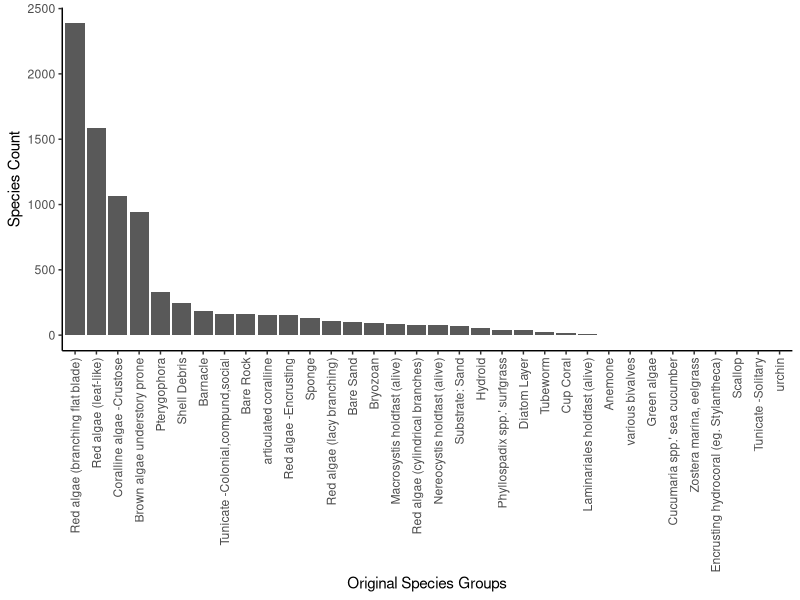
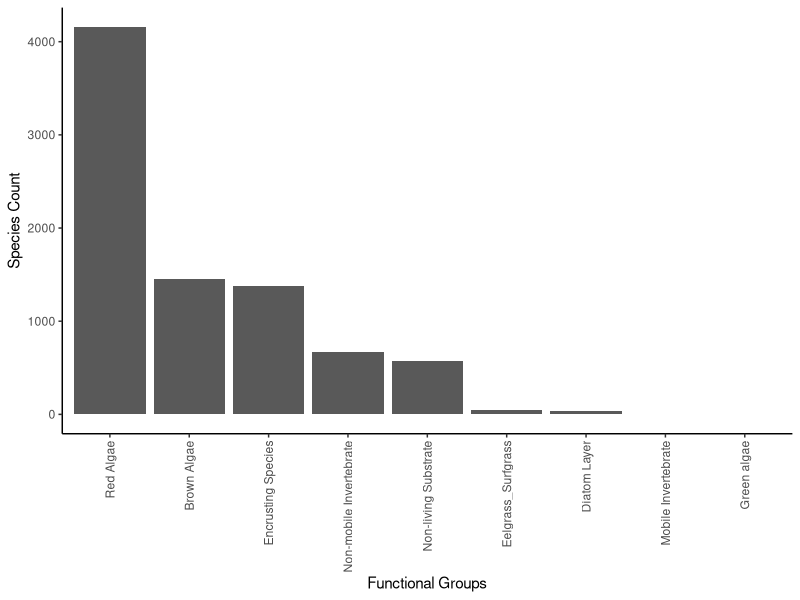
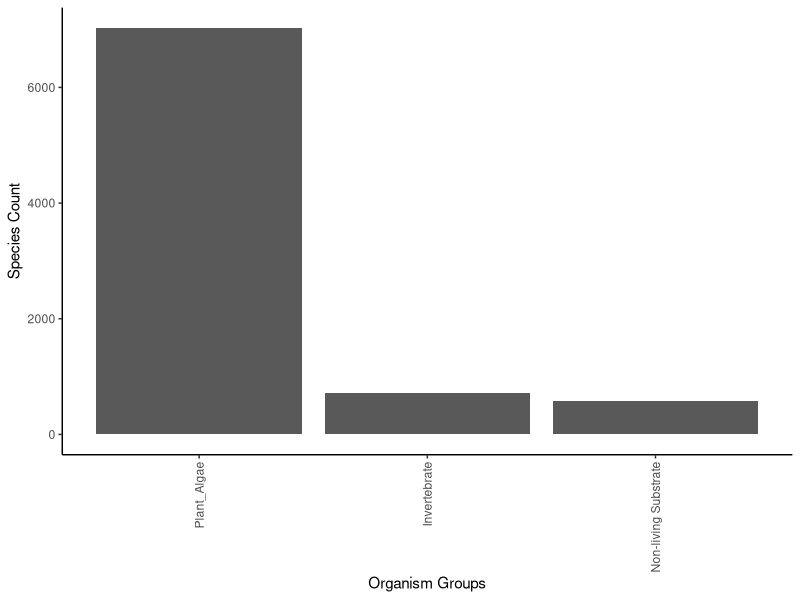

R code for these plots, in order: (Note: this script raises an error after producing the figures.)
## ---- chunk 1
#to load data make sure directory is set to knit from project directory
knitr::opts_chunk$set(message=FALSE, warning=FALSE)
 
library(here)
library(tidyverse)
library(knitr)
library(viridis)
 
substrate_codes <- read_csv(here("Data","CSV_2015_on","substrate_codes.csv"))
 
#2016 --> 2019
dat.upc <- read_csv(here("Data","CSV_2015_on","NWFSC_UPC_ALLYEARS_data_2019.csv"), col_types = cols(SIDE = col_character())) %>% 
              filter(CATEGORY == "COVER") %>%
              select(1:20) %>%
              rename(DEPTH.FT= "DEPTH (FT)")  %>%
              #mutate(QUADRAT = NA, PERCENT.COVER = NA) %>% #will circle back tothis and get % cover for 2016 to 2019 data 
              select(SITE, MONTH, DAY, YEAR, OBSERVER, TRANSECT , CLASSCODE, COUNT,DEPTH.FT,SIDE,ZONE,TRANSECT,BUDDY,SEGMENT) %>%
#dat.upc <- rbind(dat.2015, dat.2016) %>%
 mutate(COUNT = replace_na(COUNT, 0)) %>%
 left_join(substrate_codes) %>% #rename two that arent in substrate key
 mutate(NAME = case_when(CLASSCODE == "ptero" | NAME == "Pterogophora" ~ "Pterygophora",
                          CLASSCODE == "shell" ~ "various bivalves",
                          TRUE ~ NAME),
#ASSIGN FUNCTIONAL GROUPS 
         Functional_Group = case_when(
                                    NAME %in% c("Red algae (branching flat blade)", "Red algae (cylindrical branches)", "Red algae (lacy branching)", "Red algae (leaf-like)") ~ "Red Algae",
                                    NAME %in% c("articulated coralline","Encrusting hydrocoral (eg. Stylantheca)","Red algae -Encrusting", "Coralline algae -Crustose") ~ "Encrusting Species",
                                    NAME %in% c("Pterygophora", "Brown algae understory prone","Nereocystis holdfast (alive)", "Macrosystis holdfast (alive)", "Laminariales holdfast (alive)") ~ "Brown Algae",
                                    NAME %in% c("Anemone", "Bryozoan", "Cup Coral","Tunicate -Colonial,compund,social","Tunicate -Solitary", "Hydroid", "Sponge", "Barnacle","Tubeworm") ~ "Non-mobile Invertebrate",
                                     NAME %in% c("various bivalves", "Scallop","urchin", "Cucumaria spp.' sea cucumber") ~ "Mobile Invertebrate",
                                    NAME %in% c("Substrate: Bedrock","Shell Debris","Bare Sand", "Substrate: Cobble","Sediment/Mud", "Substrate: Sand","Bare Rock" ) ~ "Non-living Substrate",
                                    NAME %in% c("Zostera marina, eelgrass" , "Phyllospadix spp.' surfgrass") ~ "Eelgrass_Surfgrass",
                                    TRUE ~ NAME),
 #ASSIGN ORGANISM GROUPS         
        Organism_Group = case_when(NAME %in% c("Red algae (branching flat blade)", "Red algae (cylindrical branches", "Red algae (lacy branching)","Pterygophora", "Brown algae understory prone","Red algae -Encrusting", "Coralline algae -Crustose","Nereocystis holdfast (alive)","Macrosystis holdfast (alive)","Phyllospadix spp.' surfgrass", "Zostera marina, eelgrass","Encrusting hydrocoral (eg. Stylantheca)","Green algae","Laminariales holdfast (alive)","articulated coralline", "Red algae (cylindrical branches)","Red algae (leaf-like)") ~ "Plant_Algae",
                                    NAME %in% c("various bivalves", "Scallop","Anemone", "Cup Coral","Barnacle","Tunicate -Colonial,compund,social", "Tunicate -Solitary","urchin","Bryozoan","Diatom Layer","Sponge","Tubeworm","Hydroid", "Cucumaria spp.' sea cucumber") ~ "Invertebrate",
                                    NAME %in% c("Substrate: Bedrock","Shell Debris","Bare Sand", "Substrate: Cobble","Sediment/Mud", "Substrate: Sand","Bare Rock" ) ~ "Non-living Substrate", 
                                    TRUE ~ NAME))  

 

## ---- chunk 2
summary_table<- dat.upc %>%
  group_by(Organism_Group,Functional_Group, NAME) %>%
  summarise(species_occurence = sum(COUNT))  
 
kable(summary_table)
## ---- chunk 3
dat.upc %>%
  group_by(NAME) %>%
  summarise(species_occurence = sum(COUNT)) %>%
  ggplot() +
  geom_bar(aes(x=reorder(NAME, -species_occurence), y = species_occurence), stat = "identity")+ 
  theme_classic() +
  theme(axis.text.x = element_text(angle = 90, vjust = 0.5, hjust=1)) +
  xlab("Original Species Groups") +
  ylab("Species Count")
## ---- chunk 4
dat.upc %>%
  group_by(Functional_Group) %>%
  summarise(species_occurence = sum(COUNT)) %>%
  ggplot() +
  geom_bar(aes(x=reorder(Functional_Group, -species_occurence), y = species_occurence), stat = "identity")+ 
  theme_classic() +
  theme(axis.text.x = element_text(angle = 90, vjust = 0.5, hjust=1)) +
  xlab("Functional Groups") +
  ylab("Species Count")
## ---- chunk 5
dat.upc %>%
  group_by(Organism_Group) %>%
  summarise(species_occurence = sum(COUNT)) %>%
  ggplot() +
  geom_bar(aes(x=reorder(Organism_Group, -species_occurence), y = species_occurence), stat = "identity")+ 
  theme_classic() +
  theme(axis.text.x = element_text(angle = 90, vjust = 0.5, hjust=1)) +
  xlab("Organism Groups") +
  ylab("Species Count")
## ---- chunk 6
dat.transect.summary <- dat.upc %>%
  filter(YEAR > 2015) %>%
  group_by(YEAR,SITE,SIDE,ZONE,TRANSECT,DEPTH.FT,Functional_Group) %>%
  summarise(COUNT = sum(COUNT)) %>%
  spread(Functional_Group, COUNT) %>%
  ungroup() %>%
  replace(is.na(.), 0) %>%
  dplyr::mutate(Sum = rowSums(.[,7:15])) %>%
  tidyr::gather(7:15, key = "Functional_Group", value = "COUNT") %>%
  mutate(percent_cover = COUNT/Sum) 

dat.zone.summary <- dat.transect.summary %>%
  group_by(YEAR,SITE,ZONE,Functional_Group) %>% 
  summarise(#mean_percent_cover = mean(percent_cover), variance = var(percent_cover)) %>%  
    MEAN=mean(percent_cover), 
    SD=sqrt(MEAN * (1 - MEAN)), 
    N=length(percent_cover), 
    SE=SD/sqrt(N), .groups = "keep" ) %>%
  ungroup() %>%
  mutate(SITE = factor(SITE, levels = c("Destruction Island","Cape Johnson", "Cape Alava","Tatoosh Island","Neah Bay")))
  
dat.site.summary <- dat.transect.summary %>%
  group_by(SITE,Functional_Group) %>% 
  summarise(#mean_percent_cover = mean(percent_cover), variance = var(percent_cover)) %>%  
    MEAN=mean(percent_cover), 
    SD=sqrt(MEAN * (1 - MEAN)), 
    N=length(percent_cover), 
    SE=SD/sqrt(N), .groups = "keep" ) %>%
  ungroup() %>%
  mutate(SITE = factor(SITE, levels = c("Destruction Island","Cape Johnson", "Cape Alava","Tatoosh Island","Neah Bay")))
  
  write.csv(dat.transect.summary, here("Data","Summarized data","UPC_Transect_Level_Summary.csv"))
  write.csv(dat.zone.summary, here("Data","Summarized data","UPC_Zone_Level_Summary.csv"))
  write.csv(dat.site.summary, here("Data","Summarized data","UPC_Site_Level_Summary.csv"))
  
## ---- chunk 7
ggplot(dat.zone.summary,aes(x=YEAR)) +
  geom_bar(aes(y=MEAN, fill= Functional_Group), position="fill", stat="identity",width = 0.95
           )+
  scale_fill_viridis(discrete = T) + #,  guide = guide_legend(reverse = TRUE), name = "Stock") +
  theme(axis.text.x = element_text(angle = 90, hjust = 1), legend.position = "left",aspect.ratio = 3/1)  +
  theme_classic()+
  ylab("Mean Percent Cover") +
  xlab("Year") +
  facet_grid(ZONE~SITE) +
 # coord_flip() +
  scale_x_continuous(expand = c(0,0))+
  scale_y_continuous(expand = c(0,0)) +
  theme(legend.position="left") +
  theme(axis.text.x = element_text(angle = 90, vjust = 0.5, hjust=1), strip.text.x = element_text(size = 7))
## ---- chunk 8
ggplot(dat.site.summary,aes(x=SITE)) +
  geom_bar(aes(y=MEAN, fill= Functional_Group), position="fill", stat="identity",width = 0.95
           )+
  scale_fill_viridis(discrete = T) + #,  guide = guide_legend(reverse = TRUE), name = "Stock") +
  theme(axis.text.x = element_text(angle = 90, hjust = 1), legend.position = "left",aspect.ratio = 3/1)  +
  theme_classic()+
  ylab("Mean Percent Cover") +
  xlab("Year") +
  #facet_wrap(~ZONE, nrow =1) +
  scale_x_discrete(expand = c(0,0))+
  scale_y_continuous(expand = c(0,0)) +
  theme(legend.position="left") +
  theme(axis.text.x = element_text(angle = 90, vjust = 0.5, hjust=1), strip.text.x = element_text(size = 7))
